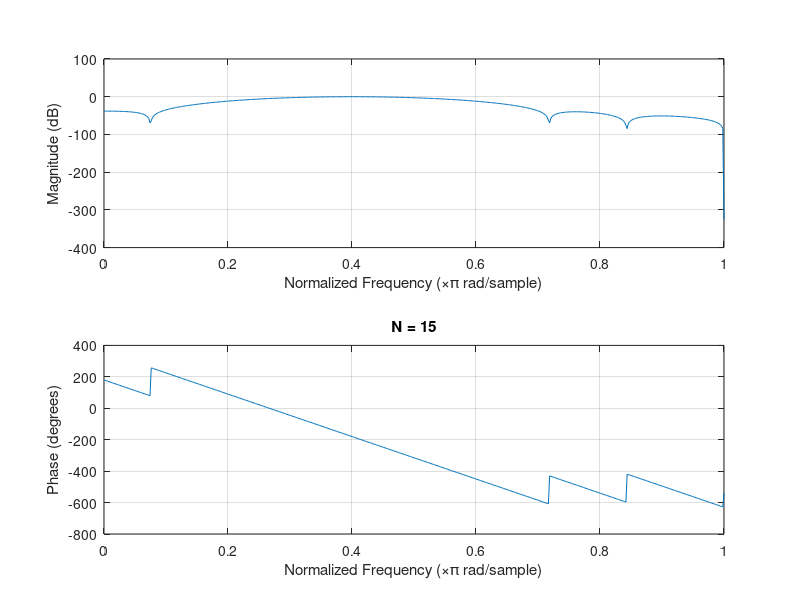
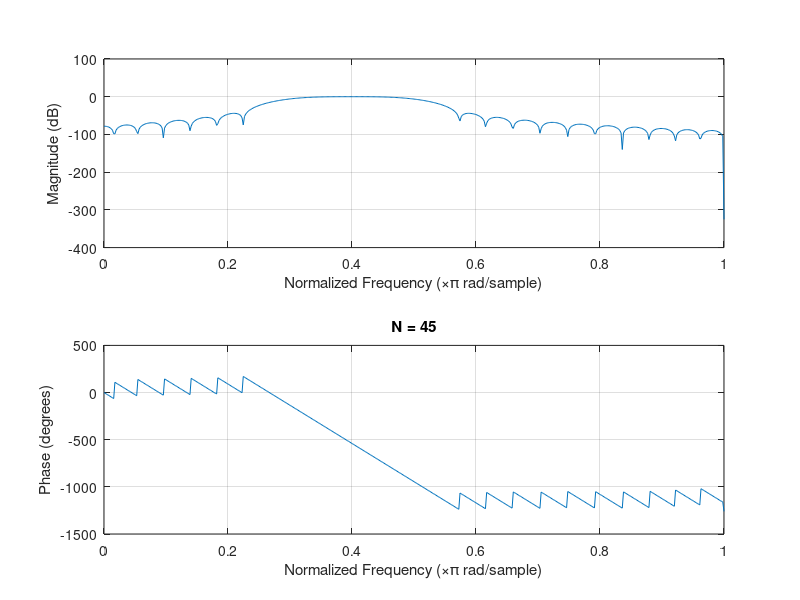

MATLAB code for these plots, in order:
clear
N = 15;
wn = [0.3 , 0.5];
b=fir1(N,wn,hanning(N+1));
figure(1);
freqz(b);
grid on;
title('N = 15');

clear
N = 45;
wn = [0.3 , 0.5];
b=fir1(N,wn,hanning(N+1));
figure(2);
freqz(b);
grid on;
title('N = 45');